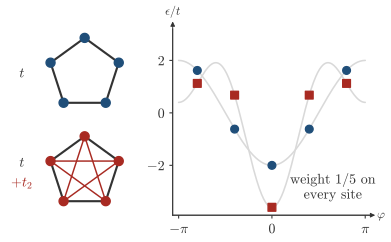

This chart was generated by the following Python code:
"""Session 2, the five-site ring with first-neighbor hopping only and with a second-neighbor hopping added.

H1 = -t sum (c_j^+ c_{j+1} + h.c.), H2 = H1 - t2 sum (c_j^+ c_{j+2} + h.c.), t2 = 0.8 t. Both commute with the
rotation of the ring, so both have the Fourier modes as eigenstates. The energies differ, while the weight of
every site in every eigenstate is 1/5. Both are checked by exact diagonalization.
"""
import os, sys
sys.path.insert(0, os.path.join(os.path.dirname(os.path.abspath(__file__)), ".."))
import numpy as np
import matplotlib.pyplot as plt
import style

FS = 10.5
L, t, t2 = 5, 1.0, 0.8
S = np.roll(np.eye(L), 1, axis=1)
H1 = -t * (S + S.T)
H2 = H1 - t2 * (S @ S + (S @ S).T)
phis = 2 * np.pi * np.arange(L) / L
modes = np.array([np.exp(1j * p * np.arange(L)) / np.sqrt(L) for p in phis])
E = {}
for name, Hm in (('1', H1), ('2', H2)):
    e = []
    for v in modes:
        w = Hm @ v
        en = (v.conj() @ w).real
        assert np.allclose(w, en * v)                       # each Fourier mode is an eigenstate
        e.append(en)
    E[name] = np.array(e)
    w0, V0 = np.linalg.eigh(Hm)
    assert np.allclose(np.abs(V0[:, 0]) ** 2, 1 / L)        # the ground state has weight 1/5 on every site
assert np.allclose(E['1'], -2 * t * np.cos(phis))
assert np.allclose(E['2'], -2 * t * np.cos(phis) - 2 * t2 * np.cos(2 * phis))

fig = plt.figure(figsize=(12.5 * style.CM, 6.4 * style.CM))
gs = fig.add_gridspec(2, 2, width_ratios=[0.8, 1.25], wspace=0.25, hspace=0.12)
axr1, axr2 = fig.add_subplot(gs[0, 0]), fig.add_subplot(gs[1, 0])
axE = fig.add_subplot(gs[:, 1])
ang = np.pi / 2 + 2 * np.pi * np.arange(L) / L
xy = np.c_[np.cos(ang), np.sin(ang)]
for ax, second, col in ((axr1, False, style.ACCENT), (axr2, True, style.BROKEN)):
    ax.set_aspect('equal'); ax.axis('off')
    for j in range(L):
        ax.plot(*xy[[j, (j + 1) % L]].T, color=style.INK, lw=1.6, zorder=1)
        if second:
            ax.plot(*xy[[j, (j + 2) % L]].T, color=style.BROKEN, lw=1.1, zorder=1)
    ax.scatter(xy[:, 0], xy[:, 1], s=46, color=col, zorder=3)
    ax.set_xlim(-1.3, 1.3); ax.set_ylim(-1.2, 1.25)
style.label(axr1, -1.75, 0, r'$t$', fontsize=FS)
style.label(axr2, -1.75, 0.25, r'$t$', fontsize=FS)
style.label(axr2, -1.75, -0.3, r'$+t_2$', fontsize=FS, color=style.BROKEN)
axr1.set_xlim(-2.2, 1.3); axr2.set_xlim(-2.2, 1.3)
p = np.linspace(-np.pi, np.pi, 300)
axE.plot(p, -2 * t * np.cos(p), color=style.GRID, lw=1.2, zorder=0)
axE.plot(p, -2 * t * np.cos(p) - 2 * t2 * np.cos(2 * p), color=style.GRID, lw=1.2, zorder=0)
pw = np.angle(np.exp(1j * phis))                          # the phases in (-pi, pi]
axE.scatter(pw, E['1'], s=34, color=style.ACCENT, zorder=3)
axE.scatter(pw, E['2'], s=34, color=style.BROKEN, zorder=3, marker='s')
style.arrows(axE, xlabel=r'$\varphi$', ylabel=r'$\epsilon/t$')
axE.set_xticks([-np.pi, 0, np.pi]); axE.set_xticklabels([r'$-\pi$', r'$0$', r'$\pi$'])
axE.set_yticks([-2, 0, 2]); axE.tick_params(labelsize=FS, length=2.5)
axE.spines['bottom'].set_visible(True); axE.spines['left'].set_visible(True)
axE.set_xlim(-np.pi - 0.2, np.pi + 0.2); axE.set_ylim(-3.9, 3.2)
for a in (axE,):
    for lab in a.get_xticklabels() + a.get_yticklabels():
        lab.set_fontsize(FS)
style.label(axE, 2.05, -2.85, 'weight $1/5$ on\nevery site', fontsize=FS, linespacing=1.2)
style.save(fig, __file__)
